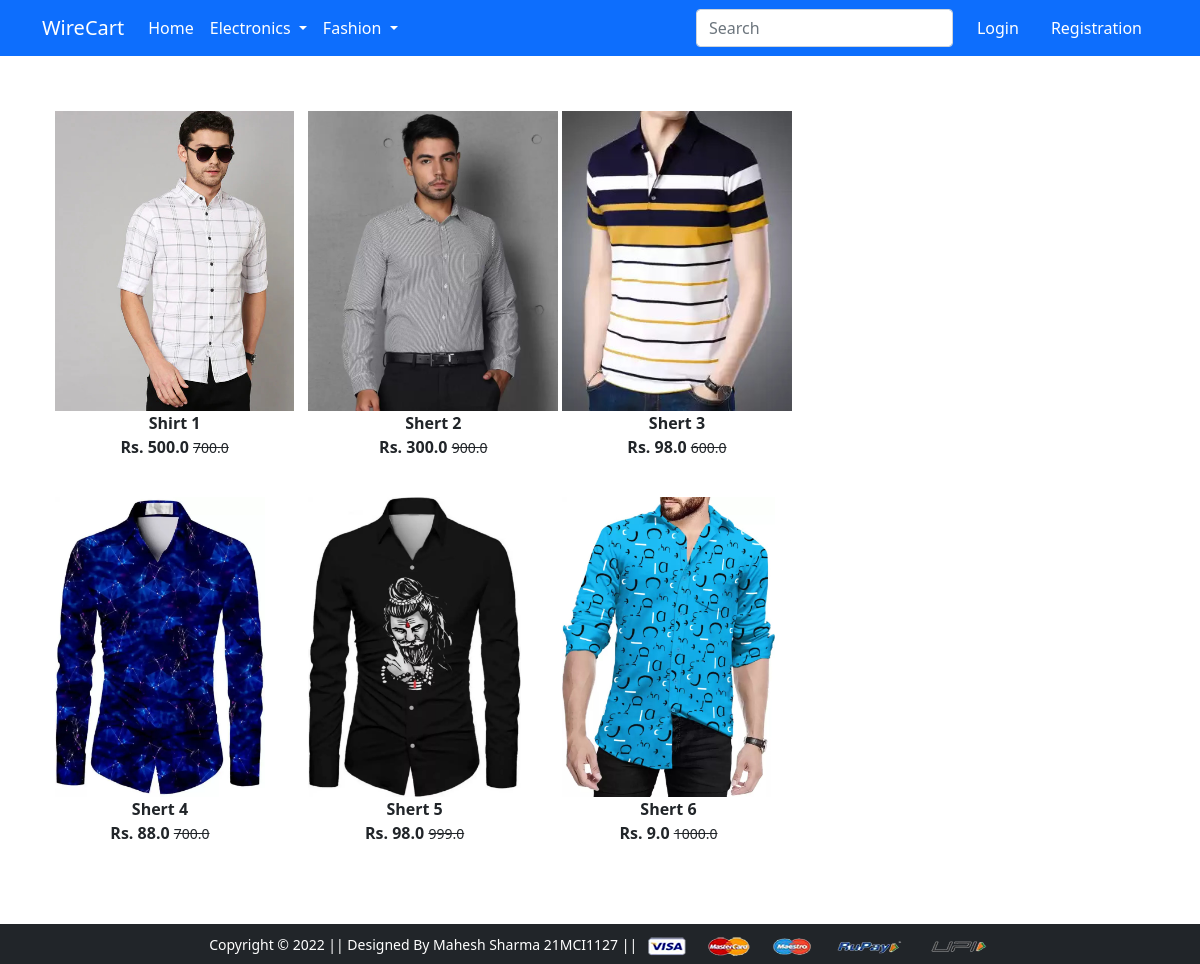
Screenshot of /topWear/ with the database file from the repository.
### app/models.py (models this page shows, shortened)
class Product(models.Model):
    title = models.CharField ( max_length = 100 )
    selling_price = models.FloatField ( )
    discounted_price = models.FloatField ( )
    description = models.TextField ( )
    brand = models.CharField(max_length = 100 )
    category = models.CharField ( choices = CATEGORY_CHOICES , max_length = 2 )
    product_image = models.ImageField(upload_to = ' productimg')

### app/views.py (the view)
# urls.py: path('topWear/', views.topWear, name='topWear'),
def topWear(request):
    topWear = Product.objects.filter(category='TW')
    return render(request, 'app/topWear.html', {'topWear': topWear})

### app/templates/app/topWear.html (shortened to what this page needs)
{% extends 'app/base.html' %}
{% load static %}
{% block main-content %}
<div class="container my-5">
 <div class="row">
  <div class="col-sm-8">
   <div class="row">
    {% for product in topWear %}
    <div class="col-sm-4 text-center mb-4">
    <a href=" {% url 'product-detail' product.id %} " class='btn'>
        <div class="item">
            <img src="{{ product.product_image.url }}" alt="" height="300" class="">
            <div class="fw-bold"> {{product.title}} </div>
            <div class="fw-bold"> Rs. {{product.discounted_price}}
                <small class="fw-light text-decoration-line-through">
                    {{product.selling_price}}
                </small></div>
        </div>
    </a>
    </div>
    {% endfor %}
   </div>
  </div>
 </div>
</div>
{% endblock main-content %}

### rows the page displays
Product: product_image (picture), title "Shirt 1", discounted_price "500.0", selling_price "700.0"
Product: product_image (picture), title "Shert 2", discounted_price "300.0", selling_price "900.0"
Product: product_image (picture), title "Shert 3", discounted_price "98.0", selling_price "600.0"
Product: product_image (picture), title "Shert 4", discounted_price "88.0", selling_price "700.0"
Product: product_image (picture), title "Shert 5", discounted_price "98.0", selling_price "999.0"
Product: product_image (picture), title "Shert 6", discounted_price "9.0", selling_price "1000.0"
